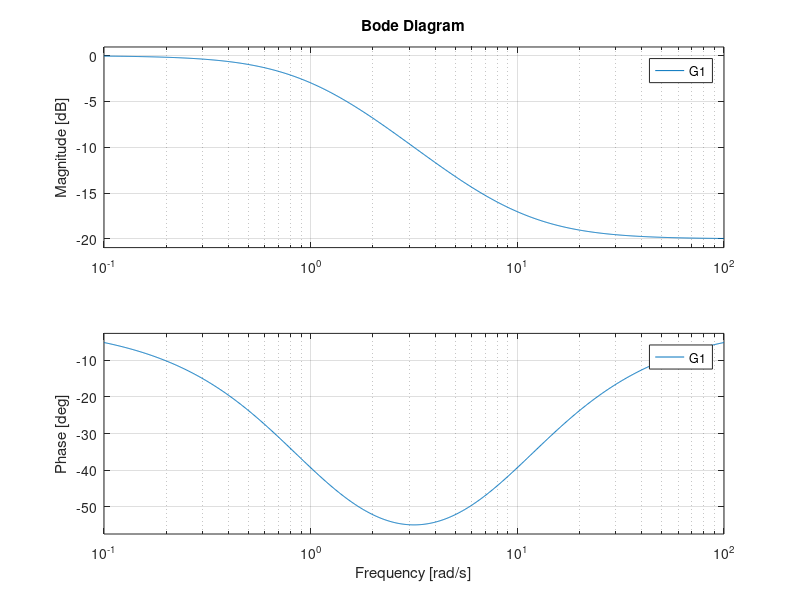
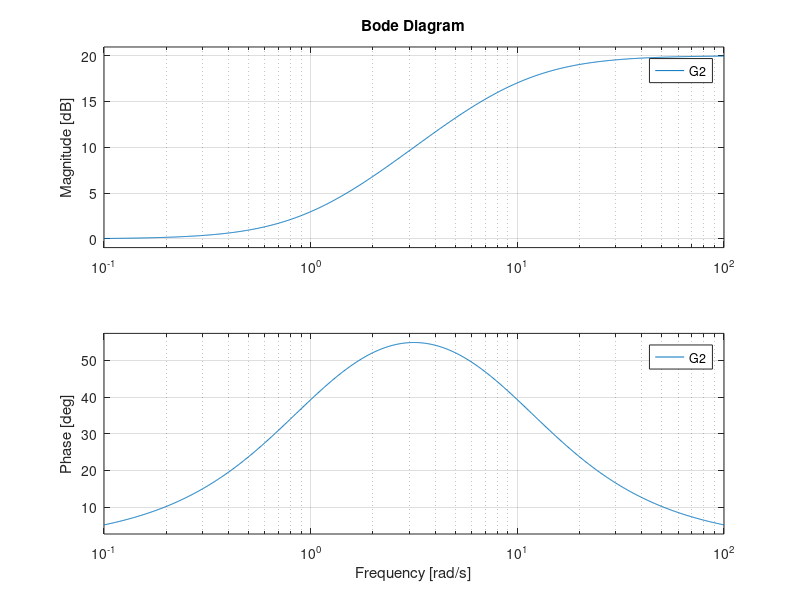
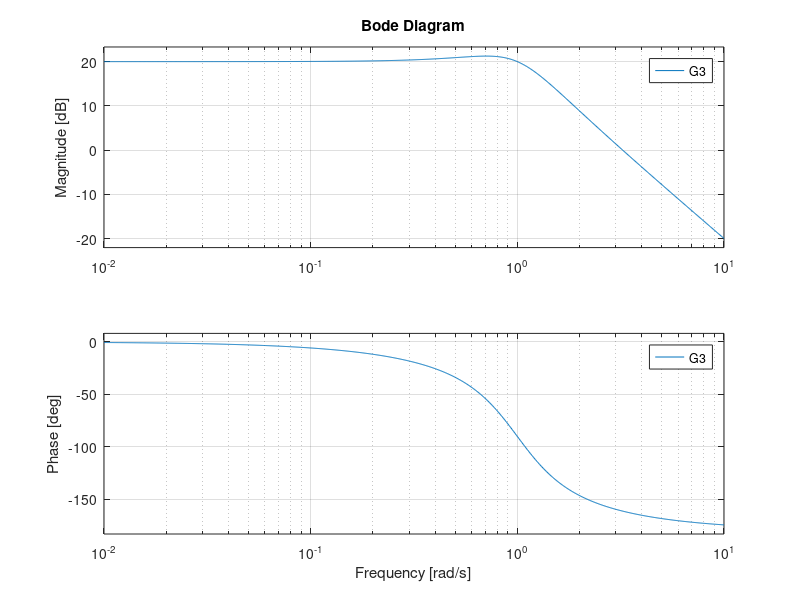
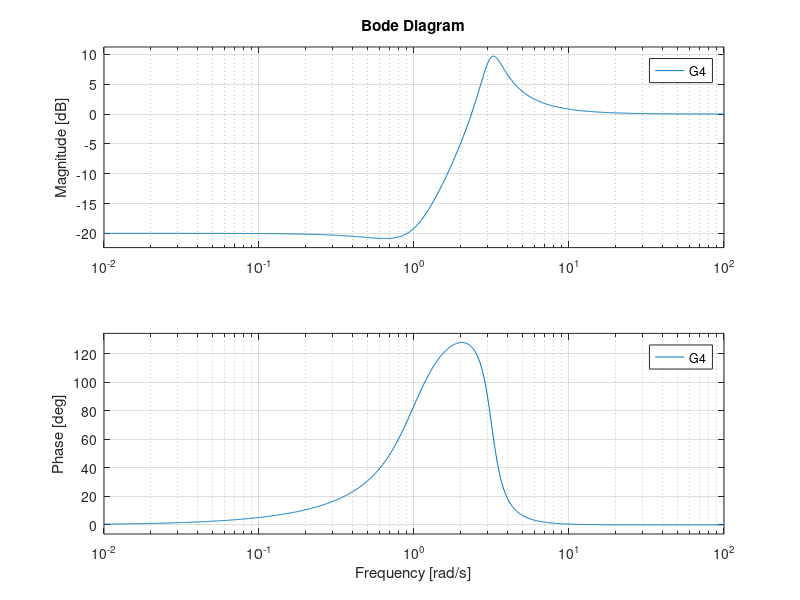

The MATLAB script that drew these images, in order:
t=0:0.1:20;
G1=tf([0.1 1],[1 1]);
bode(G1)

G2=tf([10 10],[1 10]);
figure, bode(G2)

G3=tf(10,[1 1 1]);
figure, bode(G3)

G4=tf([1 1 1],[1 1 10]);
figure, bode(G4)

